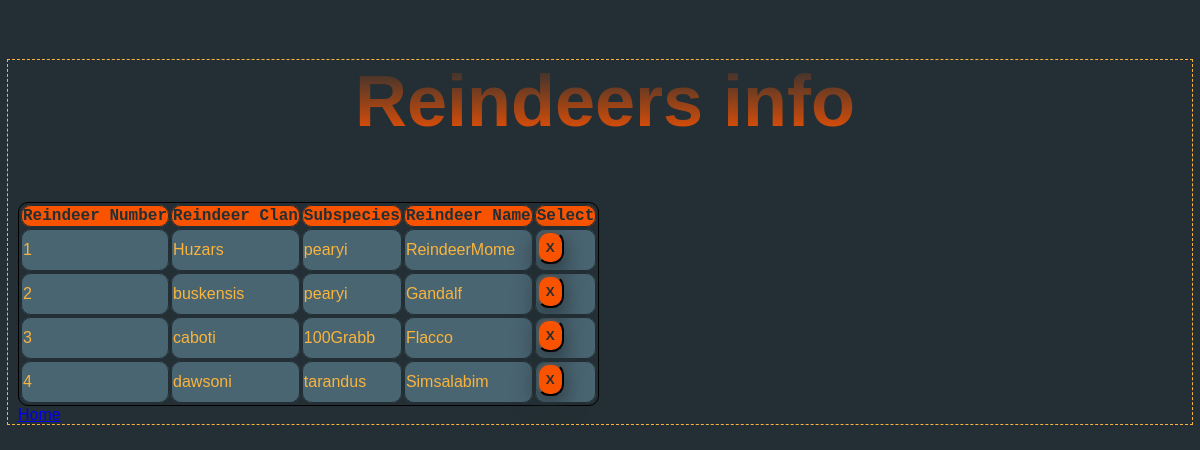
/reindeerpage.php, run on the app's committed database.
### tables this page shows
CREATE TABLE Reindeer(
    Nr int  unique not null,
    ClanName varchar(255),
    Subspecies varchar(255) not null,
    ReindeerName varchar(255),
    Stink varchar(255),
    Region varchar(255),
    GroupBellonging int,

    primary key (Nr)

);

### functions.php (the view, shortened to what this page needs)
<?php
function getReindeers($pdo)
{
    echo "<table style='border: 1px solid'>";
    $pdo->setAttribute(PDO::ATTR_ERRMODE, PDO::ERRMODE_EXCEPTION);
    $querystring = 'SELECT * FROM Reindeer';
    $stmt = $pdo->prepare($querystring);
    $stmt->execute();
    echo "<h2>Reindeers info</h2>";
    echo "<tr class='table-head'>";
    echo    "<td>Reindeer Number</td>";
    echo    "<td>Reindeer Clan</td>";
    echo    "<td>Subspecies</td>";
    echo    "<td>Reindeer Name</td>";
    echo    "<td> Select </td>";
    echo "</tr>";
    foreach ($stmt as $key => $row) {
        echo "<tr class='table-data'>";
        echo "<td>" . $row['Nr'] . "</td>";
        echo "<td>" . $row['ClanName'] . "</td>";
        echo "<td>" . $row['Subspecies'] . "</td>";
        echo "<td>" . $row['ReindeerName'] . "</td>";
        echo "<td>" . "<form method='post' action='reindeerpage.php'>" . "<input type='hidden' name='Nr' value='" . $row['Nr'] . "'/>" . "<input type='submit' class='button' value='X' id='Nr' title='Delete entry'/>" . "</td>";
        echo "</tr>";
    }
    echo "</table>";
}

### reindeerpage.php (shortened to what this page needs)
<!DOCTYPE html>
<html lang="en">
<head>
    <link rel="stylesheet" href="style.css">
</head>
<body>
    <?php
        include 'functions.php';
        include 'connection.php';
        getReindeers($pdo);
    ?>
<a href="./index.php">Home</a>
</body>
</html>

### style.css (style rules this page uses)
:root { --root-primary: #344955; --root-secondary: #232F34; --root-third: #4A6572; --text-primary: #a66d0a; --text-secondary: #f6aa33; --text-third: #fab43c; --btn-primary: #7d2b02; --btn--secondary: #a83902; --btn-third: #fa5300; }
body { background-color: var(--root-secondary); outline: dashed 1px var(--text-third); display: absolute; justify-content: center; height: 100%; font-family: 'Raleway', sans-serif; padding-left: 10px; background-attachment: fixed; }
h1, h2,h3 { text-align: center; color: var(--text-third); font-size: 72px; background: -webkit-linear-gradient(var(--root-secondary), var(--btn-third)); -webkit-background-clip: text; -webkit-text-fill-color: transparent; }
table, th, td { border: 1px solid var(--root-secondary); justify-content: center; position: relative; border-radius: 10px; }
.table-head { margin: 10px; padding: 20px; color: var(--root-secondary); font-weight: 900; font-family: 'Courier New', Courier, monospace; background-color: var(--btn-third); text-align: center; }
.table-data { color: var(--text-third); padding: 5px; background-color: var(--root-third); }
.button { transition-duration: 0.8s; margin-bottom: 5px; padding: 7px; border-radius: 12px; box-shadow: 0px 8px 25px var(--root-secondary); transition: all 0.5s ease 0s; cursor: pointer; outline: none; display:inline-block; font-weight: 900; background-color: var(--btn-third); color: var(--root-secondary); }

### data on the page
reindeer: Nr "1", ClanName "Huzars", Subspecies "pearyi", ReindeerName "ReindeerMome"
reindeer: Nr "2", ClanName "buskensis", Subspecies "pearyi", ReindeerName "Gandalf"
reindeer: Nr "3", ClanName "caboti", Subspecies "100Grabb", ReindeerName "Flacco"
reindeer: Nr "4", ClanName "dawsoni", Subspecies "tarandus", ReindeerName "Simsalabim"
